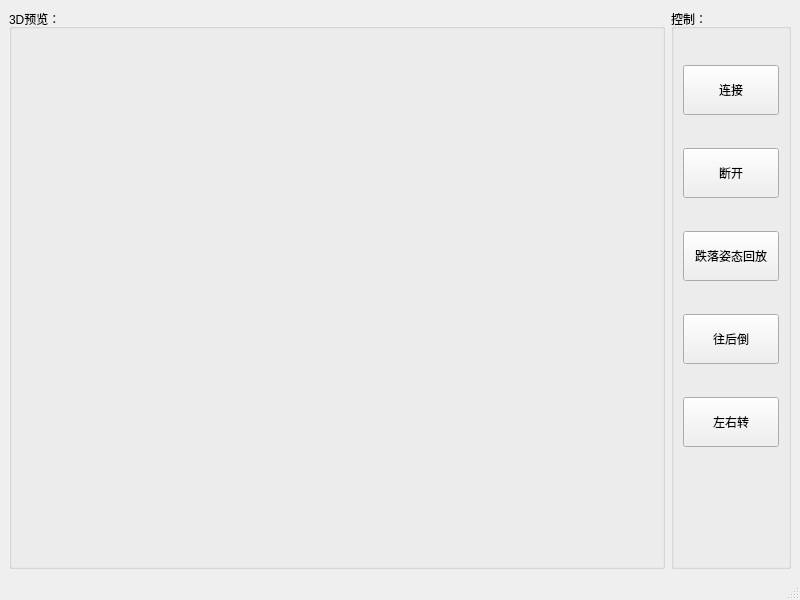
<?xml version="1.0" encoding="UTF-8"?>
<ui version="4.0">
 <class>MainWindow</class>
 <widget class="QMainWindow" name="MainWindow">
  <property name="geometry">
   <rect>
    <x>0</x>
    <y>0</y>
    <width>800</width>
    <height>600</height>
   </rect>
  </property>
  <property name="windowTitle">
   <string>MainWindow</string>
  </property>
  <widget class="QWidget" name="centralwidget">
   <layout class="QHBoxLayout" name="horizontalLayout">
    <item>
     <widget class="QGroupBox" name="groupBox">
      <property name="title">
       <string>3D预览：</string>
      </property>
      <layout class="QHBoxLayout" name="horizontalLayout_2">
       <item>
        <widget class="QWidget" name="widget" native="true"/>
       </item>
      </layout>
     </widget>
    </item>
    <item>
     <widget class="QGroupBox" name="groupBox_2">
      <property name="maximumSize">
       <size>
        <width>120</width>
        <height>16777215</height>
       </size>
      </property>
      <property name="title">
       <string>控制：</string>
      </property>
      <layout class="QVBoxLayout" name="verticalLayout">
       <item>
        <widget class="QPushButton" name="pushButton_connect">
         <property name="minimumSize">
          <size>
           <width>0</width>
           <height>50</height>
          </size>
         </property>
         <property name="text">
          <string>连接</string>
         </property>
        </widget>
       </item>
       <item>
        <widget class="QPushButton" name="pushButton_disconnect">
         <property name="minimumSize">
          <size>
           <width>0</width>
           <height>50</height>
          </size>
         </property>
         <property name="text">
          <string>断开</string>
         </property>
        </widget>
       </item>
       <item>
        <widget class="QPushButton" name="pushButton_fallBackward">
         <property name="minimumSize">
          <size>
           <width>0</width>
           <height>50</height>
          </size>
         </property>
         <property name="text">
          <string>跌落姿态回放</string>
         </property>
        </widget>
       </item>
       <item>
        <widget class="QPushButton" name="pushButton_3">
         <property name="minimumSize">
          <size>
           <width>0</width>
           <height>50</height>
          </size>
         </property>
         <property name="text">
          <string>往后倒</string>
         </property>
        </widget>
       </item>
       <item>
        <widget class="QPushButton" name="pushButton_turnLeftRight">
         <property name="minimumSize">
          <size>
           <width>0</width>
           <height>50</height>
          </size>
         </property>
         <property name="text">
          <string>左右转</string>
         </property>
        </widget>
       </item>
       <item>
        <widget class="QLabel" name="labelConnectStatus">
         <property name="maximumSize">
          <size>
           <width>16777215</width>
           <height>50</height>
          </size>
         </property>
         <property name="text">
          <string/>
         </property>
        </widget>
       </item>
      </layout>
     </widget>
    </item>
   </layout>
  </widget>
  <widget class="QMenuBar" name="menubar">
   <property name="geometry">
    <rect>
     <x>0</x>
     <y>0</y>
     <width>800</width>
     <height>23</height>
    </rect>
   </property>
  </widget>
  <widget class="QStatusBar" name="statusbar"/>
 </widget>
 <resources/>
 <connections/>
</ui>
